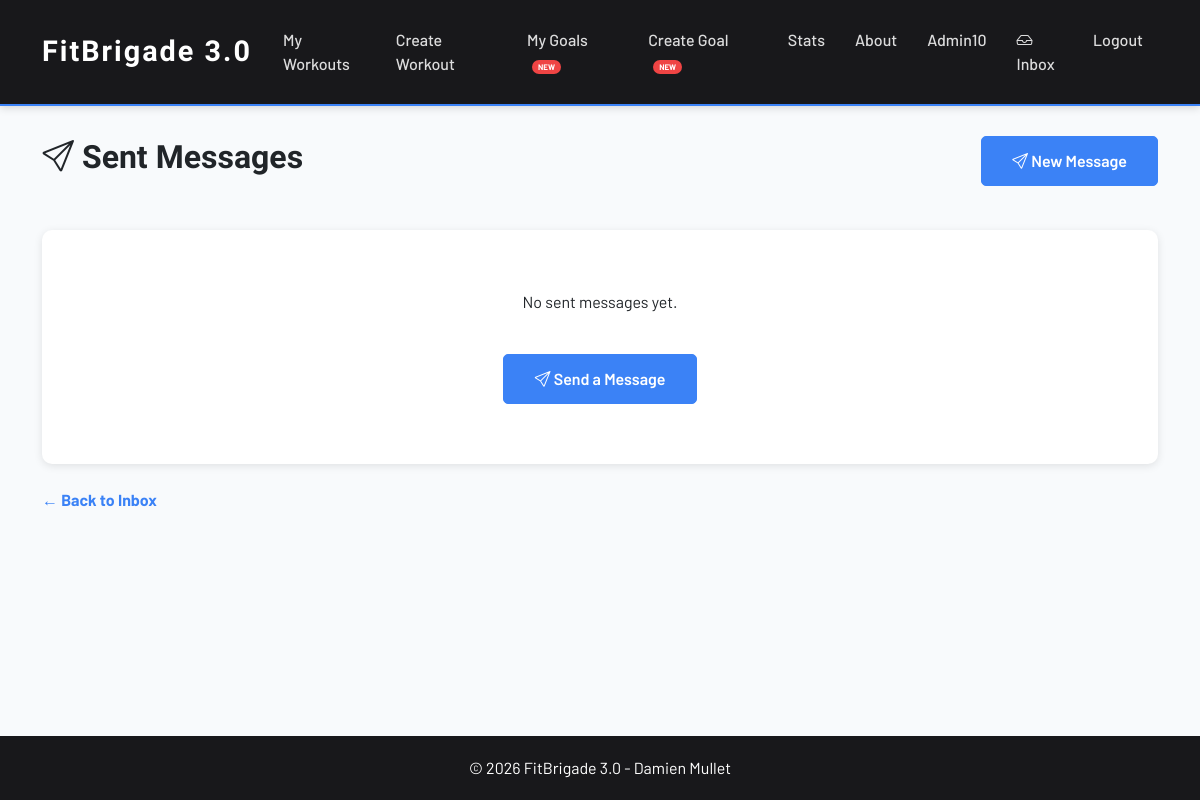
The page /inbox/sent/ (signed in) on the database as committed earlier.
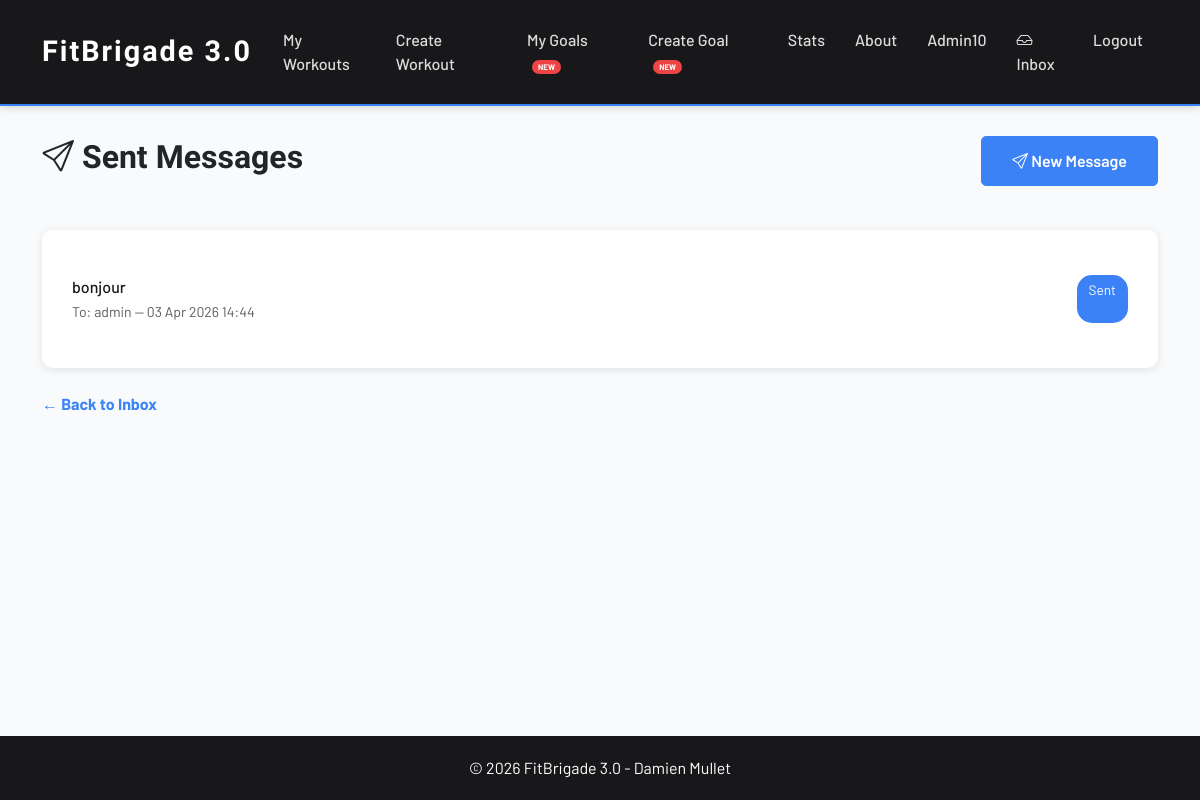
The same page on the database as committed later.
### messaging/models.py (models this page shows, shortened)
class Message(models.Model):
    sender = models.ForeignKey(
        settings.AUTH_USER_MODEL,
        on_delete=models.CASCADE,
        related_name='sent_messages'
    )
    recipient = models.ForeignKey(
        settings.AUTH_USER_MODEL,
        on_delete=models.CASCADE,
        related_name='received_messages'
    )
    subject = models.CharField(max_length=200)
    body = models.TextField()
    is_read = models.BooleanField(default=False)
    is_archived = models.BooleanField(default=False)
    created_at = models.DateTimeField(auto_now_add=True)
    class Meta:
        ordering = ['-created_at']

### users/models.py (models this page shows, shortened)
class CustomUser(AbstractUser):
    email = models.EmailField(unique=True)
    bio = models.TextField(blank=True, null=True)
    phone = models.CharField(max_length=20, blank=True, null=True)

### messaging/views.py (the view)
# urls.py: path('sent/', views.sent_messages, name='sent_messages'),
@login_required
def sent_messages(request):
    sent = Message.objects.filter(sender=request.user)
    return render(request, 'messaging/sent_messages.html', {'messages_list': sent})

### messaging/templates/messaging/sent_messages.html (shortened to what this page needs)
{% extends 'base.html' %}
{% load static %}
{% block content %}
<div class="header-row">
    <h2><i class="bi bi-send"></i> Sent Messages</h2>
    <a href="{% url 'messaging:send_message' %}" class="btn btn-primary">
        <i class="bi bi-send"></i> New Message
    </a>
</div>
<br>
{% if messages_list %}
<div class="stats-list">
    {% for message in messages_list %}
    <div class="stat-row">
        <div>
            <span style="color: var(--dark-color); font-weight: 500;">{{ message.subject }}</span>
            <br>
            <small class="text-muted">To: {{ message.recipient.username }} — {{ message.created_at|date:"d M Y H:i" }}</small>
        </div>
        <span class="tag">Sent</span>
    </div>
    {% endfor %}
</div>
{% else %}
<div class="empty-message">
    <p>No sent messages yet.</p>
    <br>
    <a href="{% url 'messaging:send_message' %}" class="btn btn-primary">
        <i class="bi bi-send"></i> Send a Message
    </a>
</div>
{% endif %}
<br>
<a href="{% url 'messaging:inbox' %}" class="back-link">← Back to Inbox</a>
{% endblock %}

Rows that differ between the two databases and show on the page:
added Message: subject "bonjour", recipient.username "admin", created_at "03 Apr 2026 14:44"
Other text that changed with them:
text no longer shown: "No sent messages yet. Send a Message"
